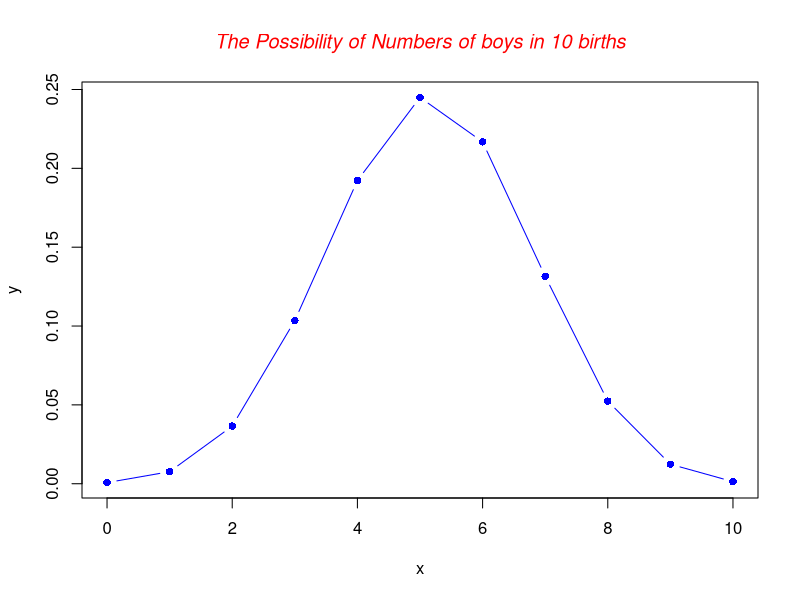
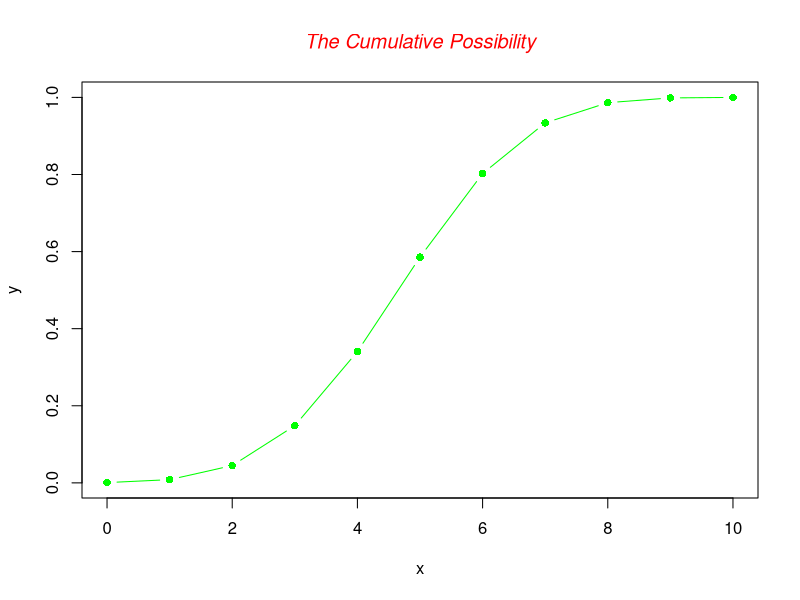
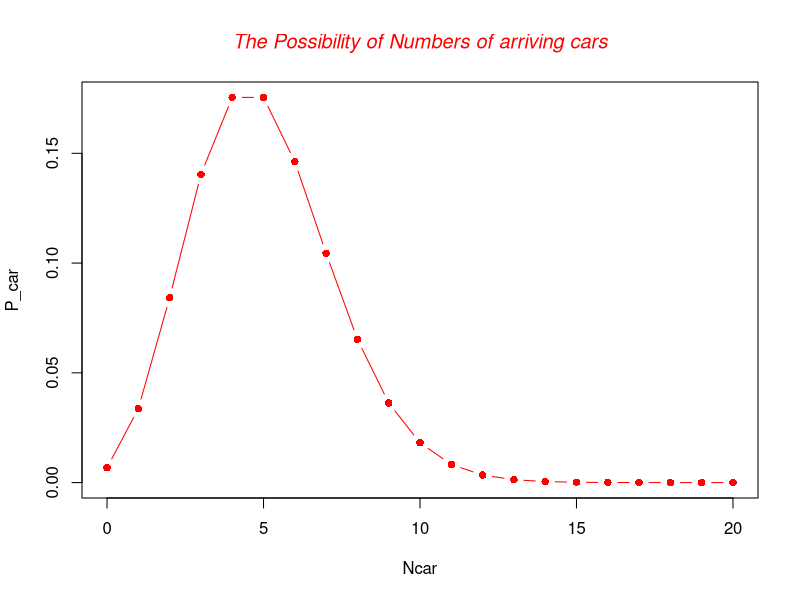

The R script that drew these images, in order:
## ---- chunk 1
knitr::opts_chunk$set(echo = TRUE)
## ---- chunk 2
library(MASS)
df_lab3 <- Cars93
index <- nrow(df_lab3)
set.seed(100)
training <- sample(1:index, size = 40, replace = FALSE)
whole <- as.numeric(row.names(df_lab3)) 
remain <- whole[-training]
df_t <- df_lab3[training,]
df_r <- df_lab3[remain,]
write.csv(df_t, file = "df_t.csv")
write.csv(df_r, file = "df_r.csv")
## ---- chunk 3
USA_cars <- df_t[df_t$Origin == "USA",]
Num_USA <- nrow(USA_cars)
non_USA_cas <- df_t[df_t$Origin == "non-USA",]
Num_non_USA <- nrow(non_USA_cas)
result_1_2 <-cbind(Num_USA, Num_non_USA)
rownames(result_1_2) <- "Numbers"
result_1_2
## ---- chunk 4
set.seed(210)
S_trial <- sample(c("boy","girl"), size = 10, replace = T, prob = c(0.515, 0.485))
set.seed(210000)
L_trial <- sample(c("boy","girl"), size = 10000, replace = T, prob = c(0.515, 0.485))
result_2 <- cbind(table(S_trial), table(L_trial))
colnames(result_2) <- c("small_trial", "large_trial")
result_2
## ---- chunk 5
dbinom(3, size = 10, prob = 0.515)
## ---- chunk 6
g_p2 <- pbinom(2, size = 10, prob = 0.485)
g_p2
## ---- chunk 7
n <- 10
x <- 0:n
y <- dbinom(x, size = 10, prob = 0.515)
plot(x, y, type ="b", pch = 16, col="blue")
title(main = list("The Possibility of Numbers of boys in 10 births", col = "red", font = 3))
## ---- chunk 8
n <- 10
x <- 0:n
y <- pbinom(x, 10, prob = 0.515)
plot(x, y, type = "b", pch = 16, col = "green")
title(main = list("The Cumulative Possibility", col ="red", font = 3))
## ---- chunk 9
dpois(4, lambda = 5)
## ---- chunk 10
ppois(5, lambda = 5, lower.tail = F)
## ---- chunk 11
Ncar_max <- 20
Ncar <- 0:Ncar_max
P_car <- dpois(Ncar, lambda = 5)
plot(Ncar, P_car, type = "b", pch = 16, col = "red")
title(main = list("The Possibility of Numbers of arriving cars", 
                  col = "red", font = 3))
